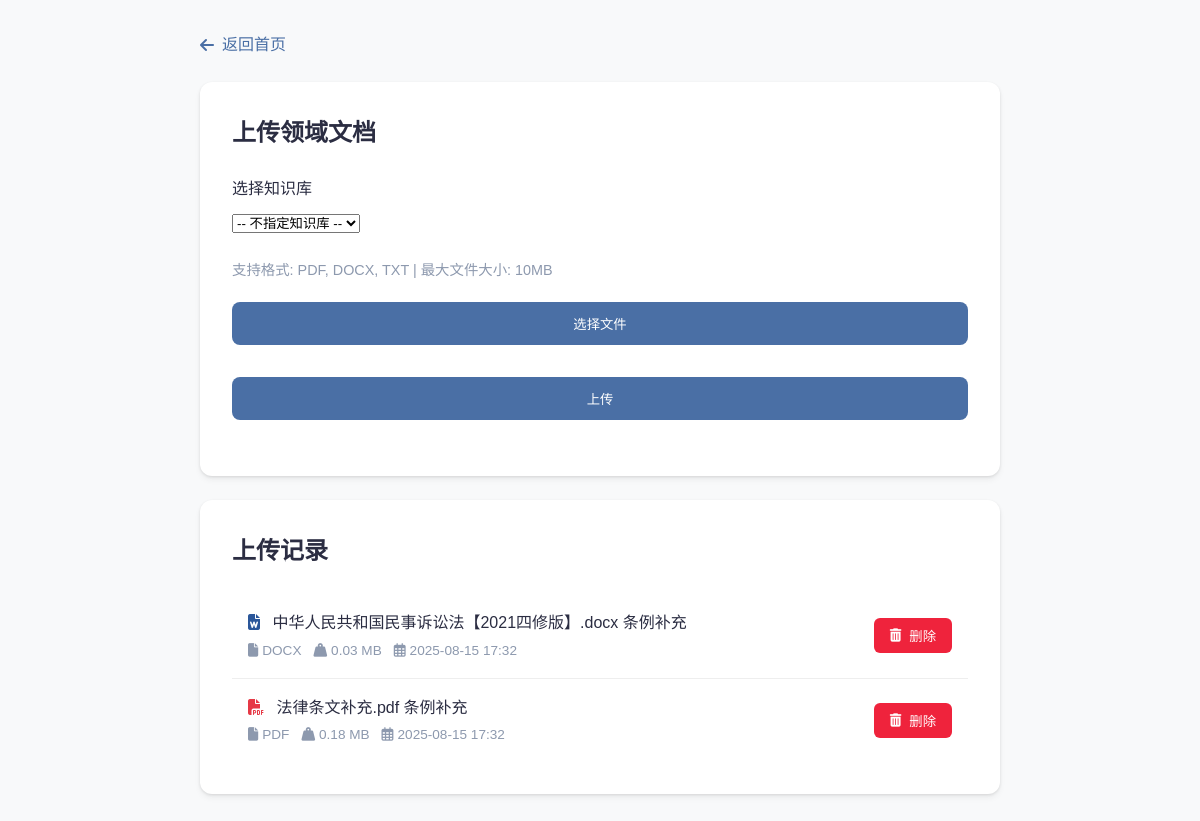
/upload (signed in), run on the app's committed database.
### app.py (models this page shows)
class UploadedDocument(db.Model):
    id = db.Column(db.Integer, primary_key=True)
    user_id = db.Column(db.Integer, db.ForeignKey('user.id'), nullable=False)
    knowledge_base_id = db.Column(db.Integer, db.ForeignKey('knowledge_base.id'), nullable=True)
    filename = db.Column(db.String(255), nullable=False)  # 原始文件名
    file_path = db.Column(db.String(512), nullable=False)  # 存储路径
    file_type = db.Column(db.String(50), nullable=False)  # 文件类型
    file_size = db.Column(db.Integer, nullable=False)  # 文件大小
    uploaded_at = db.Column(db.DateTime, default=datetime.now)  # 上传时间

class KnowledgeBase(db.Model):
    id = db.Column(db.Integer, primary_key=True)
    user_id = db.Column(db.Integer, db.ForeignKey('user.id'), nullable=False)
    name = db.Column(db.String(100), nullable=False)
    description = db.Column(db.Text)
    created_at = db.Column(db.DateTime, default=datetime.utcnow)
    updated_at = db.Column(db.DateTime, default=datetime.utcnow, onupdate=datetime.utcnow)
    documents = db.relationship('UploadedDocument', backref='knowledge_base', lazy=True, cascade="all, delete-orphan")

### app.py (the view, shortened to what this page needs)
@app.route('/upload', methods=['GET', 'POST'])
@login_required
def upload_document():
    if current_user.role not in ['expert', 'admin']:
        flash('您没有权限上传文档', 'error')
        return redirect(url_for('home'))
    knowledge_bases = KnowledgeBase.query.filter_by(user_id=current_user.id).order_by(KnowledgeBase.name).all()
    uploaded_docs = UploadedDocument.query.filter_by(user_id=current_user.id).order_by(
        UploadedDocument.uploaded_at.desc()).all()
    return render_template('upload.html', knowledge_bases=knowledge_bases, uploaded_docs=uploaded_docs)

### app.py (called while the page is built)
@login_manager.user_loader
def load_user(user_id):
    return User.query.get(int(user_id))

### templates/upload.html (shortened to what this page needs)
<!DOCTYPE html>
<html lang="zh-CN">
<head>
    <link rel="stylesheet" href="https://cdnjs.cloudflare.com/ajax/libs/font-awesome/6.4.0/css/all.min.css">
    <link rel="stylesheet" href="{{ url_for('static', filename='css/up.css') }}">
</head>
<body>
    <div class="auth-wrapper">
        <div class="upload-container">
            <a href="{{ url_for('home') }}" class="back-link">
                <i class="fas fa-arrow-left"></i>
                <span>返回首页</span>
            </a>
            <div class="upload-card">
                <h2>上传领域文档</h2>
                <form method="POST" action="{{ url_for('upload_document') }}" enctype="multipart/form-data" class="upload-form" id="uploadForm">
                    <div class="form-group">
                        <label for="knowledge_base_id">选择知识库</label>
                        <select id="knowledge_base_id" name="knowledge_base_id" class="kb-select">
                            <option value="">-- 不指定知识库 --</option>
                        </select>
                    </div>
                    <div class="form-group">
                        <p style="font-size: 0.9rem; color: var(--text-light); margin-bottom: 1.25rem;">
                            支持格式: PDF, DOCX, TXT | 最大文件大小: 10MB
                        </p>
                        <div class="file-input-wrapper">
                            <button type="button" class="file-input-btn">
                                <span>选择文件</span>
                            </button>
                        </div>
                    </div>
                    <button type="submit" class="btn-auth" id="submitBtn">
                        <span>上传</span>
                    </button>
                </form>
            </div>
            <div class="upload-card">
                <h2>上传记录</h2>
                {% if uploaded_docs %}
                    <div class="doc-list">
                        {% for doc in uploaded_docs %}
                            <div class="doc-item">
                                <div class="doc-info">
                                    <div class="doc-name">
                                        <i class="fas
                                            {% if doc.file_type == 'pdf' %}fa-file-pdf
                                            {% elif doc.file_type == 'docx' %}fa-file-word
                                            {% else %}fa-file-alt
                                            {% endif %}"
                                            style="margin-right: 8px;
                                            {% if doc.file_type == 'pdf' %}color: #e63946;
                                            {% elif doc.file_type == 'docx' %}color: #2b579a;
                                            {% else %}color: #495057;
                                            {% endif %}">
                                        </i>
                                        {{ doc.filename }}
                                        {% if doc.knowledge_base %}
                                            <span class="kb-tag">{{ doc.knowledge_base.name }}</span>
                                        {% endif %}
                                    </div>
                                    <div class="doc-meta">
                                        <span><i class="fas fa-file"></i> {{ doc.file_type|upper }}</span>
                                        <span><i class="fas fa-weight-hanging"></i> {{ "%.2f MB"|format(doc.file_size / 1024 / 1024) }}</span>
                                        <span><i class="far fa-calendar-alt"></i> {{ doc.uploaded_at.strftime('%Y-%m-%d %H:%M') }}</span>
                                    </div>
                                </div>
                                <div class="doc-actions">
                                    <form method="POST" action="{{ url_for('delete_uploaded_document', doc_id=doc.id) }}" onsubmit="return confirm('确定要删除这个文档吗？删除后将从知识库中移除。');">
                                        <button type="submit" class="btn-delete">
                                            <i class="fas fa-trash-alt"></i>
                                            <span>删除</span>
                                        </button>
                                    </form>
                                </div>
                            </div>
                        {% endfor %}
                    </div>
                {% else %}
                    <div class="empty-state">
                        <i class="far fa-folder-open"></i>
                        <p>暂无上传记录</p>
                    </div>
                {% endif %}
            </div>
        </div>
    </div>
</body>
</html>

### static/css/up.css (style rules this page uses)
:root { --primary-color: #4a6fa5; --primary-hover: #263a9c; --danger-color: #ef233c; --danger-hover: #d90429; --success-color: #4cc9f0; --text-color: #2b2d42; --text-light: #8d99ae; --bg-color: #f8f9fa; --card-shadow: 0 4px 6px rgba(0, 0, 0, 0.05), 0 1px 3px rgba(0, 0, 0, 0.1); --transition: all 0.3s ease; }
* { margin: 0; padding: 0; box-sizing: border-box; }
body { font-family: 'Noto Sans SC', sans-serif; background-color: var(--bg-color); color: var(--text-color); line-height: 1.6; }
.auth-wrapper { min-height: 100vh; padding: 2rem 1rem; display: flex; justify-content: center; align-items: flex-start; }
.upload-container { width: 100%; max-width: 800px; }
.back-link { display: inline-flex; align-items: center; gap: 0.5rem; margin-bottom: 1.5rem; color: var(--primary-color); text-decoration: none; font-weight: 500; transition: var(--transition); }
.upload-card { align-content: center; background: white; border-radius: 12px; box-shadow: var(--card-shadow); padding: 2rem; margin-bottom: 1.5rem; transition: var(--transition); }
.upload-card h2 { margin-bottom: 1.5rem; color: var(--text-color); font-weight: 600; font-size: 1.5rem; }
.upload-form { margin-bottom: 1.5rem; }
.form-group { margin-bottom: 1.5rem; }
.form-group label { display: block; margin-bottom: 0.5rem; font-weight: 500; color: var(--text-color); }
.file-input-wrapper { position: relative; overflow: hidden; display: inline-block; width: 100%; }
.file-input-btn { display: flex; align-items: center; justify-content: center; gap: 0.5rem; width: 100%; padding: 0.75rem 1.5rem; background-color: var(--primary-color); color: white; border: none; border-radius: 8px; font-weight: 500; cursor: pointer; transition: var(--transition); }
.btn-auth { width: 100%; padding: 0.75rem; background-color: var(--primary-color); color: white; border: none; border-radius: 8px; font-weight: 500; cursor: pointer; transition: var(--transition); }
.doc-list { margin-top: 1.5rem; border-radius: 8px; overflow: hidden; }
.doc-item { display: flex; justify-content: space-between; align-items: center; padding: 1rem; background-color: white; border-bottom: 1px solid #eee; transition: var(--transition); }
.doc-item:last-child { border-bottom: none; }
.doc-info { flex: 1; min-width: 0; }
.doc-name { font-weight: 500; margin-bottom: 0.25rem; white-space: nowrap; overflow: hidden; text-overflow: ellipsis; }
.doc-meta { font-size: 0.85rem; color: var(--text-light); display: flex; flex-wrap: wrap; gap: 0.75rem; }
.doc-meta span { display: flex; align-items: center; gap: 0.25rem; }
.doc-actions { margin-left: 1rem; flex-shrink: 0; }
.btn-delete { display: flex; align-items: center; gap: 0.5rem; padding: 0.5rem 1rem; background-color: var(--danger-color); color: white; border: none; border-radius: 6px; font-weight: 500; cursor: pointer; transition: var(--transition); }

### data on the page
UploadedDocument: filename "中华人民共和国民事诉讼法【2021四修版】.docx", knowledge_base.name "条例补充", file_type "DOCX", doc.file_size/1024/1024 "0.03 MB", uploaded_at "2025-08-15 17:32"
UploadedDocument: filename "法律条文补充.pdf", knowledge_base.name "条例补充", file_type "PDF", doc.file_size/1024/1024 "0.18 MB", uploaded_at "2025-08-15 17:32"
